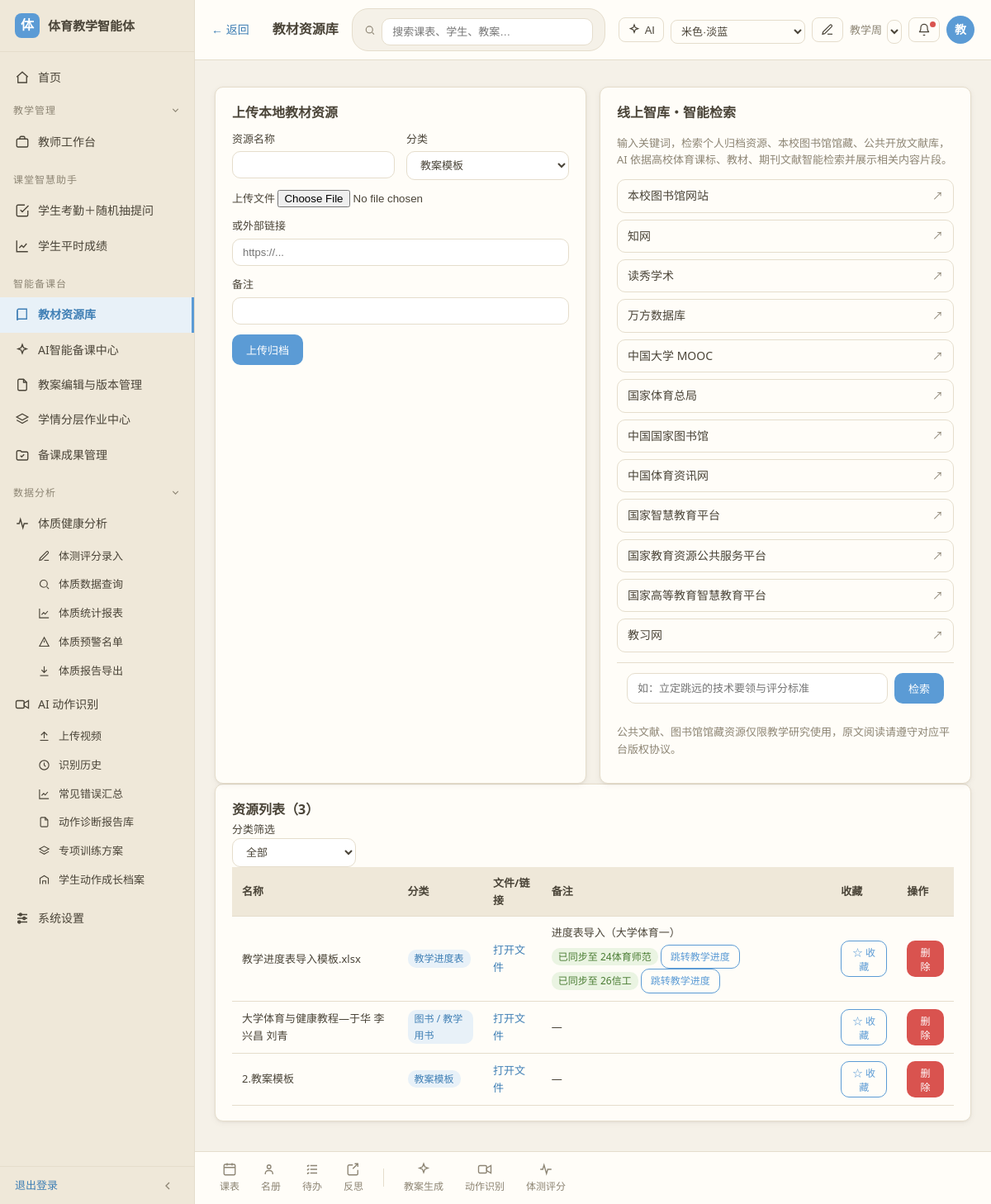
Page /lesson-prep/resources (signed in) on the committed database.
### models.py (models this page shows)
class Resource(db.Model):
    __tablename__ = 'resources'
    id = db.Column(db.Integer, primary_key=True)
    name = db.Column(db.String(200), nullable=False)
    category = db.Column(db.String(40))  # 教案模板/教学视频/图片/文档/其他
    file_path = db.Column(db.String(300))
    link = db.Column(db.String(500))
    note = db.Column(db.Text)
    created_at = db.Column(db.DateTime, default=datetime.utcnow)

class SchoolClass(db.Model):
    __tablename__ = 'classes'
    id = db.Column(db.Integer, primary_key=True)
    name = db.Column(db.String(120), nullable=False)
    grade = db.Column(db.String(40))
    note = db.Column(db.Text)
    created_at = db.Column(db.DateTime, default=datetime.utcnow)

### routes/lesson_prep.py (the view)
@lesson_prep_bp.route('/resources')
@login_required
def resources():
    cat = request.args.get('category', '')
    q = Resource.query
    if cat:
        q = q.filter_by(category=cat)
    items = q.order_by(Resource.id.desc()).all()
    classes = _all_classes()
    class_map = {c.id: c.name for c in classes}
    resource_classes = {}
    progress_ids = [r.id for r in items if r.category == '教学进度表']
    if progress_ids:
        for p in ClassPeriod.query.filter(ClassPeriod.source_file_id.in_(progress_ids)).all():
            if p.source_file_id and p.class_id:
                resource_classes.setdefault(p.source_file_id, set()).add((p.class_id, class_map.get(p.class_id, '')))
    resource_classes = {rid: sorted(lst) for rid, lst in resource_classes.items()}
    return render_template('lesson_prep/resources.html', active='resources',
                           items=items, categories=RESOURCE_CATEGORIES, current_cat=cat,
                           classes=classes, course_names=COURSE_NAMES,
                           project_items=PROJECT_ITEMS, sport_venues=SPORT_VENUES,
                           resource_classes=resource_classes)

### routes/lesson_prep.py (called while the page is built)
def _all_classes():
    return SchoolClass.query.order_by(SchoolClass.id).all()

### security.py (called while the page is built)
def login_required(f):
    @wraps(f)
    def wrapper(*args, **kwargs):
        if 'user_id' not in session:
            return redirect(url_for('auth.login', next=request.path))
        return f(*args, **kwargs)
    return wrapper

def current_user_id():
    return session.get('user_id')

### templates/lesson_prep/resources.html (shortened to what this page needs)
{% extends 'base.html' %}
{% block page_back %}
<a class="back-btn" href="{{ url_for('lesson_prep.index') }}">← 返回</a>
{% endblock %}
{% block page_title %}教材资源库{% endblock %}
{% block content %}
<div class="grid">
  <div class="card">
    <h2>上传本地教材资源</h2>
    <form method="post" action="{{ url_for('lesson_prep.resource_add') }}" enctype="multipart/form-data">
      <div class="form-grid">
        <label>资源名称 <input type="text" name="name" id="res-name" required></label>
        <label>分类
          <select name="category">{% for c in categories %}<option>{{ c }}</option>{% endfor %}</select>
        </label>
      </div>
      <label>上传文件 <input type="file" name="file" id="res-file"></label>
      <label>或外部链接 <input type="text" name="link" placeholder="https://..."></label>
      <label>备注 <input type="text" name="note"></label>
      <button type="submit" class="btn btn-primary">上传归档</button>
    </form>
  </div>
  <div class="card">
    <h2>线上智库・智能检索</h2>
    <p class="muted">输入关键词，检索个人归档资源、本校图书馆馆藏、公共开放文献库，AI 依据高校体育课标、教材、期刊文献智能检索并展示相关内容片段。</p>
    <div class="external-links">
      <a class="ext-link" id="school-lib-link" href="#" target="_blank">本校图书馆网站 <span class="ext-icon">↗</span></a>
      <a class="ext-link" href="https://www.cnki.net/" target="_blank">知网 <span class="ext-icon">↗</span></a>
      <a class="ext-link" href="https://www.duxiu.com/" target="_blank">读秀学术 <span class="ext-icon">↗</span></a>
      <a class="ext-link" href="https://www.wanfangdata.com.cn/" target="_blank">万方数据库 <span class="ext-icon">↗</span></a>
      <a class="ext-link" href="https://www.icourse163.org/" target="_blank">中国大学 MOOC <span class="ext-icon">↗</span></a>
      <a class="ext-link" href="https://www.sport.gov.cn/" target="_blank">国家体育总局 <span class="ext-icon">↗</span></a>
      <a class="ext-link" href="https://www.nlc.cn/" target="_blank">中国国家图书馆 <span class="ext-icon">↗</span></a>
      <a class="ext-link" href="http://www.sportinfo.net.cn/" target="_blank">中国体育资讯网 <span class="ext-icon">↗</span></a>
      <a class="ext-link" href="https://www.smartedu.cn/" target="_blank">国家智慧教育平台 <span class="ext-icon">↗</span></a>
      <a class="ext-link" href="https://www.eduyun.cn/" target="_blank">国家教育资源公共服务平台 <span class="ext-icon">↗</span></a>
      <a class="ext-link" href="https://higher.smartedu.cn/" target="_blank">国家高等教育智慧教育平台 <span class="ext-icon">↗</span></a>
      <a class="ext-link" href="https://www.51jiaoxi.com/" target="_blank">教习网 <span class="ext-icon">↗</span></a>
    </div>
    <div class="ai-input-row">
      <input type="text" id="search-input" placeholder="如：立定跳远的技术要领与评分标准">
      <button class="btn btn-primary" id="search-btn">检索</button>
    </div>
    <p class="muted" style="margin-top:12px">公共文献、图书馆馆藏资源仅限教学研究使用，原文阅读请遵守对应平台版权协议。</p>
  </div>
</div>
<div class="card">
  <div class="toolbar">
    <h2 style="margin:0">资源列表（{{ items|length }}）</h2>
    <div class="form-inline">
      <label style="margin:0">分类筛选
        <select onchange="location.href='{{ url_for('lesson_prep.resources') }}' + (this.value ? '?category=' + encodeURIComponent(this.value) : '')" style="width:auto;margin-top:0">
          <option value="">全部</option>
        </select>
      </label>
    </div>
  </div>
  {% if items %}
  <table>
    <thead><tr><th>名称</th><th>分类</th><th>文件/链接</th><th>备注</th><th>收藏</th><th>操作</th></tr></thead>
    <tbody>
      {% for r in items %}
      <tr>
        <td>{{ r.name }}</td>
        <td><span class="tag info">{{ r.category }}</span></td>
        <td>
          {% if r.file_path %}<a href="{{ r.file_path }}" target="_blank">打开文件</a>
          {% elif r.link %}<a href="{{ r.link }}" target="_blank">打开链接</a>
          {% else %}—{% endif %}
        </td>
        <td>
          {{ r.note or '—' }}
          {% if r.category == '教学进度表' and resource_classes.get(r.id) %}
          <div style="font-size:12px;margin-top:4px">
            {% for cid, cname in resource_classes.get(r.id) %}
            <span class="tag success">已同步至 {{ cname }}</span>
            <a class="btn btn-outline btn-sm" href="{{ url_for('workbench.progress', pclass_id=cid) }}">跳转教学进度</a>
            {% endfor %}
          </div>
          {% endif %}
        </td>
        <td><button class="btn btn-sm js-collect" data-id="{{ r.id }}">☆ 收藏</button></td>
        <td>
          <form method="post" action="{{ url_for('lesson_prep.resource_delete', rid=r.id) }}" style="display:inline" onsubmit="return confirm('确定删除该资源吗？')">
            <button type="submit" class="btn btn-danger btn-sm">删除</button>
          </form>
        </td>
      </tr>
      {% endfor %}
    </tbody>
  </table>
  {% else %}
  <p class="muted">暂无资源，请先在上方上传文件或添加链接。</p>
  {% endif %}
</div>
{% endblock %}

### static/css/style.css (style rules this page uses)
:root { --bg: #f5f1e8; --sidebar: #efe8d9; --card: #fffdf8; --border: #e5ddcc; --text: #4a4438; --text-muted: #8d8574; --primary: #5b9bd5; --primary-hover: #4a8bc4; --primary-bg: #e8f1f8; --link: #3f7fb5; --success: #6aa84f; --warning: #e6a23c; --danger: #d9534f; --topbar-bg: #fffdf8; --radius: 10px; --shadow: 0 1px 3px rgba(74, 68, 56, .07), 0 2px 8px rgba(74, 68, 56, .05); }
* { box-sizing: border-box; }
html, body { height: 100%; }
body { margin: 0; background: var(--bg); color: var(--text); font-family: "Microsoft YaHei", "PingFang SC", "Segoe UI", sans-serif; font-size: 14px; line-height: 1.6; }
a { color: var(--link); text-decoration: none; }
h1, h2, h3 { margin: 0 0 .5em; font-weight: 600; color: var(--text); }
h2 { font-size: 16px; }
.muted { color: var(--text-muted); font-size: 13px; }
.card { background: var(--card); border: 1px solid var(--border); border-radius: var(--radius); box-shadow: var(--shadow); padding: 18px 20px; margin-bottom: 16px; }
.card > h2, .card > h3 { margin-top: 0; }
.grid { display: grid; grid-template-columns: repeat(auto-fit, minmax(300px, 1fr)); gap: 16px; }
.grid > .card { margin-bottom: 0; }
.btn { display: inline-block; padding: 8px 16px; border: 1px solid transparent; border-radius: var(--radius); font-size: 13px; cursor: pointer; background: var(--card); color: var(--text); }
.btn-primary { background: var(--primary); color: #fff; }
.btn-outline { border-color: var(--primary); color: var(--primary); background: transparent; }
.btn-danger { background: var(--danger); color: #fff; }
.btn-sm { padding: 4px 11px; font-size: 12px; }
label { display: block; margin-bottom: 12px; font-size: 13px; color: var(--text); }
input[type=text], input[type=password], input[type=number], input[type=date], input[type=time], input[type=datetime-local], select, textarea { display: block; width: 100%; margin-top: 5px; padding: 8px 12px; border: 1px solid var(--border); border-radius: var(--radius); background: #fff; color: var(--text); font-size: 13px; }
.form-grid { display: grid; grid-template-columns: repeat(auto-fit, minmax(170px, 1fr)); gap: 0 14px; }
.form-grid label { margin-bottom: 12px; }
.form-inline { display: flex; gap: 8px; align-items: center; flex-wrap: wrap; }
table { width: 100%; border-collapse: collapse; background: var(--card); }
th, td { padding: 9px 12px; text-align: left; border-bottom: 1px solid var(--border); font-size: 13px; }
th { background: var(--sidebar); font-weight: 600; }
.tag { display: inline-block; padding: 1px 8px; border-radius: 10px; font-size: 12px; }
.tag.success { background: #eaf4e2; color: #4a7c33; }
.tag.info { background: var(--primary-bg); color: var(--link); }
.ai-input-row { display: flex; gap: 8px; padding: 12px; border-top: 1px solid var(--border); }
.ai-input-row input { flex: 1; margin: 0; }
.back-btn { display: inline-flex; align-items: center; gap: 4px; color: var(--link); font-size: 14px; white-space: nowrap; margin-right: 12px; cursor: pointer; }
.external-links { display: flex; flex-direction: column; gap: 8px; margin: 12px 0; }
.ext-link { display: flex; align-items: center; justify-content: space-between; padding: 8px 12px; border: 1px solid var(--border); border-radius: var(--radius); background: var(--card); color: var(--text); font-size: 14px; }
.ext-icon { color: var(--text-muted); font-size: 13px; }

### rows in the picture
Resource: name "教学进度表导入模板.xlsx", category "教学进度表", note "进度表导入（大学体育一）"
SchoolClass: name "24体育师范"
SchoolClass: name "26信工"
Resource: name "大学体育与健康教程—于华 李兴昌 刘青", category "图书 / 教学用书", note "—"
Resource: name "2.教案模板", category "教案模板", note "—"

### other values in the picture
{{ user_initial }} "教"
{{ items|length }} "3"
form field category "教案模板"
